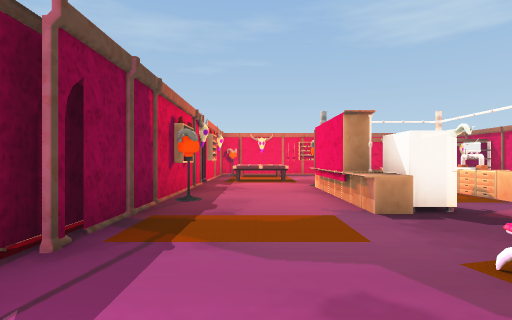
view 1 (above)

19 first-person views from a walk through a scene from a Unity 3-D project. The camera is 1.4 m above the floor, looks level and sees 80° across. The floor is counted in squares, 2 m on a side. Each view is taken from the middle of a square. On the plan, view 1 faces up. The plan holds only what a view shows up to about 10 squares ahead; the rest is blank. The place goes on beyond the plan. The player character is not drawn. Some surface patterns are stand-ins.

view 2
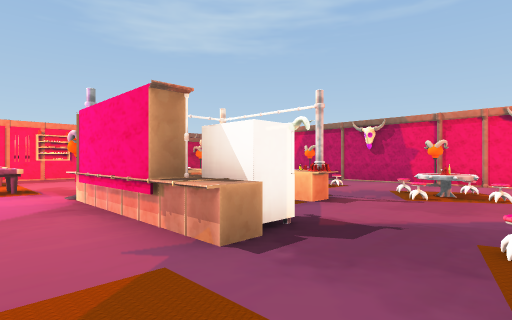

view 3
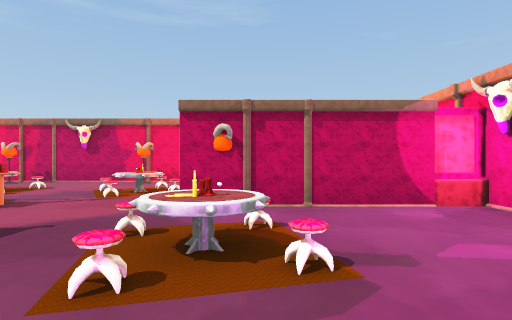

view 4
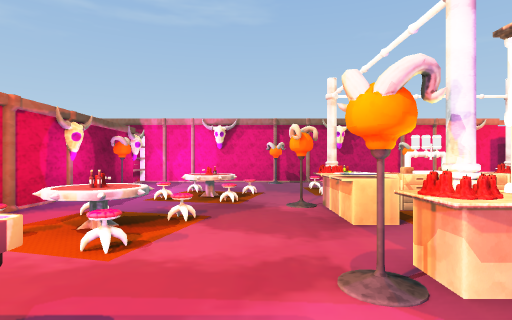

view 5
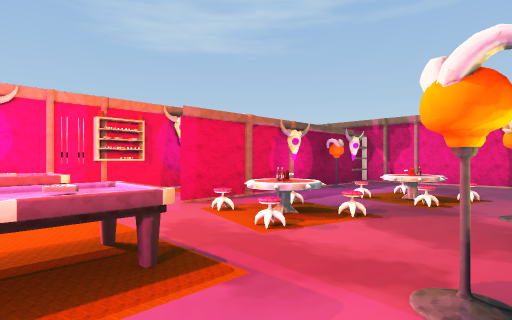

view 6
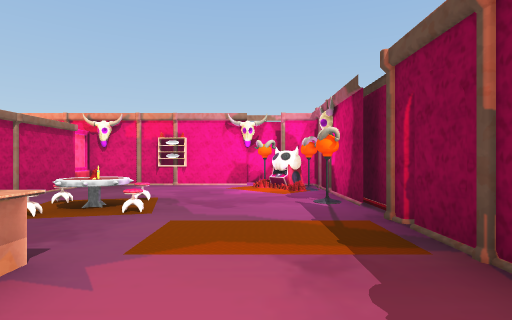

view 7
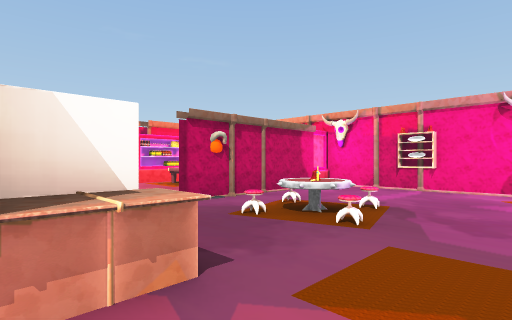

view 8
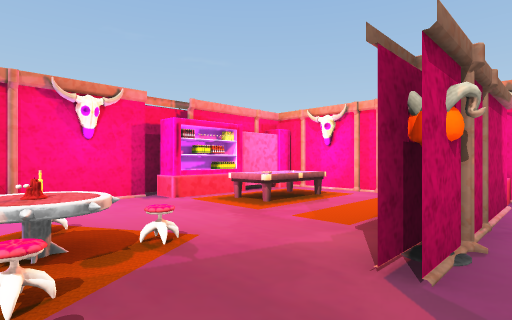

view 9
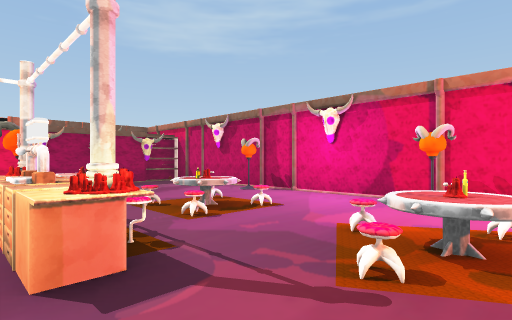

view 10
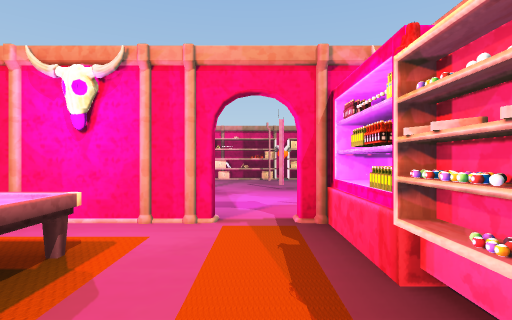

view 11
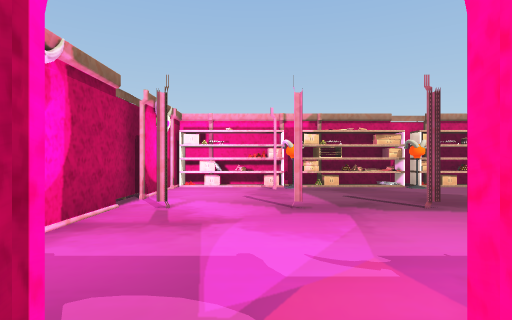

view 12
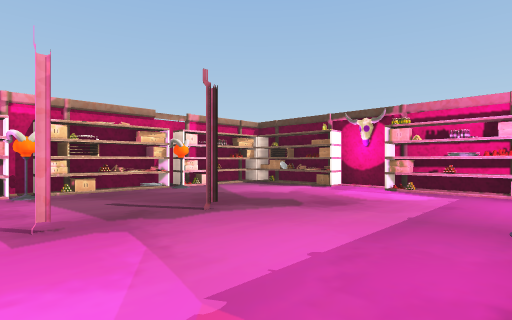

view 13
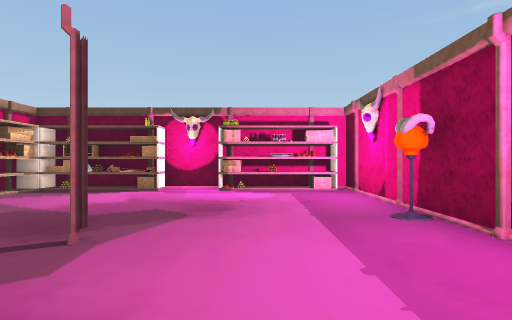

view 14
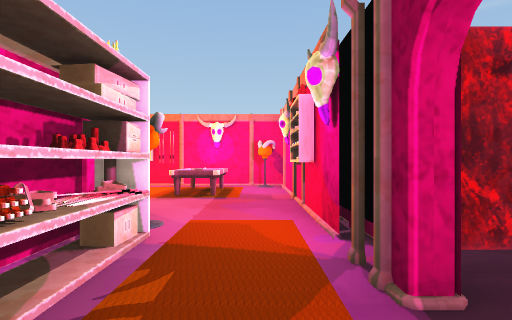

view 15
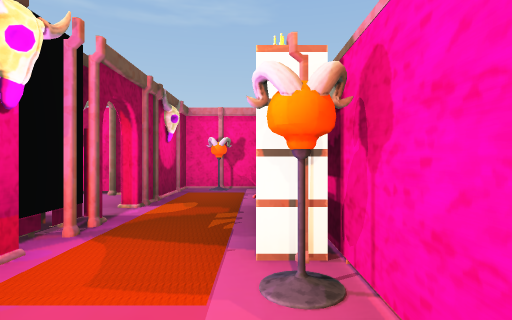

view 16
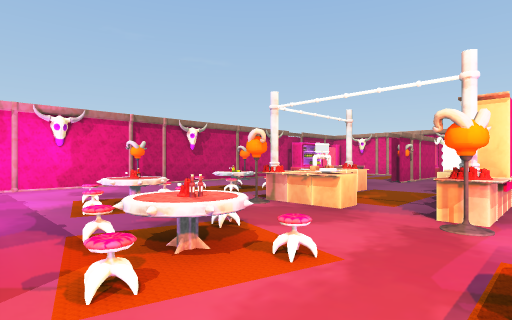

view 17
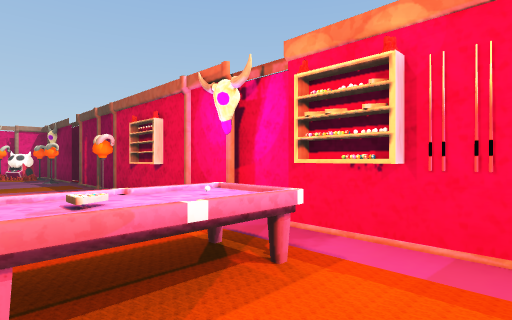

view 18
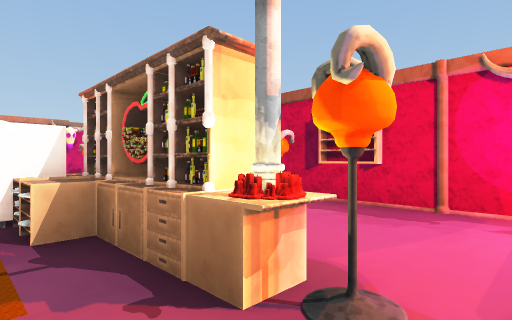

view 19
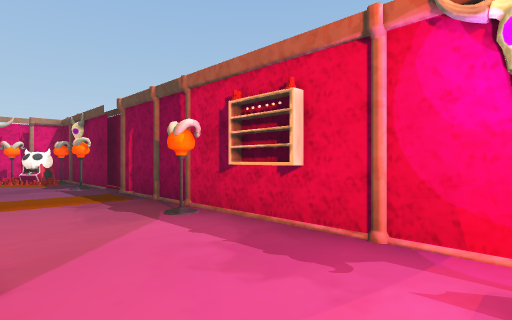

### Floor plan
Points are (right, up) in squares from view 1. A wall is a line through its corners. A room is listed if a view was taken in it or the views show most of it. See-through windows are left out.
Room 1 (views 1, 2, 3, 4, 5, 6, 7, 8, 9, 10, 11, 14, 15, 16, 17, 18, 19)
walls: (4.8, 1.6) (4.8, 2.2); (4.5, 1.4) (4.5, 2.2); (-1.6, 5.6) (-1.6, 2.9); (-1.6, 9) (-1.6, 7.5); (-1.9, 3.4) (-1.9, 0.6); (4.8, 12.4) (2.6, 12.4) (4.9, 12.4); (-1.9, 9.6) (-1.9, 8.6); (-1.6, 1.5) (-1.6, -2.5); (9.6, 1.4) (9.6, 14.7) (6.5, 14.7); (9.9, 0.9) (9.9, 1.4); (5.3, 14.6) (4.8, 15.1); (4.2, 14.7) (3.4, 14.7); (5.5, 14.7) (4.5, 14.7); (6.5, -2.5) (9.3, -2.5); (1.6, 14.7) (-0.8, 14.7); (0.3, -2.5) (4.5, -2.5); (-0.5, -2.7) (0.2, -2.7); (-1.6, 14.8) (-1.6, 12.5)
low walls: (5.2, 15) (4.1, 15)
ways out: opening at (5.5, -3) to room 2; opening at (6, 15)
objects: counter (-2, 11); other object (-2, 12); other object (-1, -2); other object (-1, -1); other object (-1, 1); other object (-1, 5); other object (-1, 14); other object (0, -2); table (0, 10) to (1, 10); table (0, 13) to (1, 13); counter (1, 8); chair (2, 1); table (2, 2); chair (2, 3); counter (2, 4); counter (2, 5); other object (2, 6); counter (2, 7); counter (2, 8); column (2, 9); chair (2, 10); chair (3, 2); other object (3, 4); counter (3, 5); other object (3, 6); counter (3, 7); chair (3, 11); counter (3, 15); chair (4, 1); other object (4, 5); other object (4, 8); chair (4, 10); chair (4, 11); counter (4, 13); other object (4, 14); other object (5, -3) to (5, -2); other object (5, 1); column (5, 4); counter (5, 5); counter (5, 6); column (5, 8); chair (5, 9); chair (5, 11); candle (5, 13); chair (6, 3); chair (6, 4); other object (6, 5); chair (6, 6); table (6, 7); chair (6, 8); other object (6, 9); table (7, -1) to (8, 0); chair (7, 4); chair (7, 6); other object (7, 8); other object (7, 10); other object (7, 12); chair (8, 3); shelf (8, 13) to (9, 13); other object (9, 0) to (9, 1); other object (9, 4); other object (9, 8); other object (9, 14)
Room 2 (views 12, 13)
walls: (4.5, -10.5) (8, -10.5); (2.1, -10.5) (2.6, -10.5); (8.1, -6.6) (8.1, -5); (3.4, -2.7) (-1.6, -2.7) (-1.6, -10); (8.1, -8.5) (8.1, -7.6); (1.5, -10.7) (2.1, -10.7); (8.4, -8.2) (8.4, -7.1); (-1, -10.5) (0.6, -10.5)
ways out: opening at (5.5, -3) to room 1
objects: counter (-1, -10); other object (-1, -9); counter (-1, -8); candle (-1, -4); other object (0, -10); shelf (1, -10); other object (2, -3); shelf (3, -10); other object (6, -10); shelf (7, -10)

Positions as (right, up) in squares from view 1, and headings:
1: (0, 0), facing up
2: (0, 2), facing up-right
3: (0, 1), facing right
4: (0, 9), facing right
5: (0, 8), facing up-right
6: (0, 6), facing down
7: (0, 5), facing down-right
8: (4, 4), facing down-right
9: (4, 3), facing up-right
10: (6, 1), facing down
11: (6, -2), facing down
12: (6, -3), facing down-left
13: (6, -5), facing left
14: (7, 14), facing left
15: (2, 13), facing right
16: (1, 12), facing down-right
17: (1, 12), facing down-left
18: (3, 9), facing down-left
19: (1, 9), facing down-left
